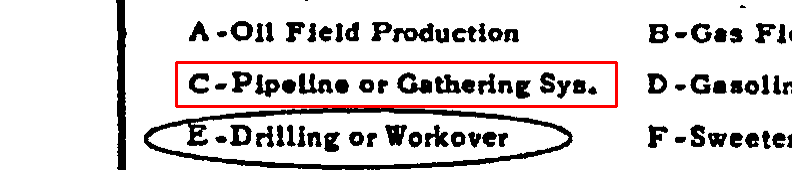
#> input picture research/experiments/EXP-036/sample_images/ambiguous/ambig_01_short_H9-53-2119_2144_p1.png, 792 x 170 px
$ python -i region_and_rotation.py   (imports and definitions only)
#> lines starting #> are read from the running program, lines starting #| are printed output that depends on the picture; after the words box and inside, x2 and y2 are one past the last pixel; in counts of white or black regions, pixels touching at a corner belong together
#> further down, picture is the input picture: shape (170, 792, 3); mean B, G, R 213.6, 213.6, 219.1
"""EXP-042 Phase G: No Text at Gold Region Fix.

Targets NO_TEXT_AT_GOLD_REGION (14,973 fields, realistic gain +0.08 pp).
Implements:
1. Multi-region cross-column spatial clustering (dy <= 0.05, dx <= 0.15).
2. Hough transform rotation detection and correction.
"""

from __future__ import annotations

import re
from typing import Any, Sequence
import cv2
import fitz
import numpy as np


# [82 lines left out: functions normalize_for_match, union_bbox, multi_region_cross_column, not called in this run]


def detect_rotation(page_image: np.ndarray) -> float:
    """Detect rotation angle via Hough transform."""
    if page_image is None or page_image.size == 0:
        return 0.0

    gray = cv2.cvtColor(page_image, cv2.COLOR_BGR2GRAY) if len(page_image.shape) == 3 else page_image
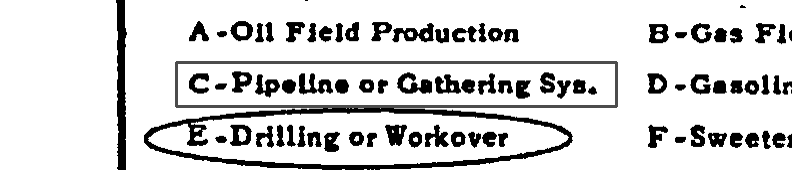
#> gray: shape (170, 792); min 0, max 255, mean 215.2
    edges = cv2.Canny(gray, 50, 150)
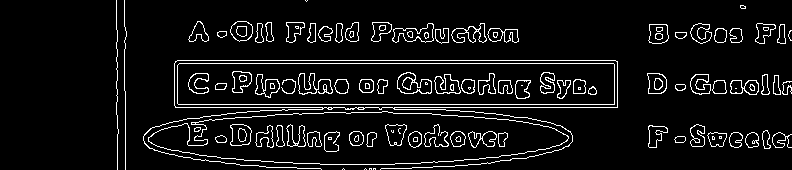
#> edges: shape (170, 792); 7.3% white in thin lines or dots, all inside (x1, y1, x2, y2) = (116, 0, 792, 170)
    lines = cv2.HoughLinesP(edges, 1, np.pi / 180, threshold=100, minLineLength=100, maxLineGap=10)
#> lines = 26 rows, first 6: [174, 104, 617, 104], [174, 63, 617, 63], [177, 60, 615, 60], [175, 107, 617, 107], [404, 93, 515, 93], [360, 80, 584, 80]

    if lines is None:
        return 0.0

    angles = []
    for line in lines:
        x1, y1, x2, y2 = line[0]
        angle = np.degrees(np.arctan2(y2 - y1, x2 - x1))
        if -45 < angle < 45:
            angles.append(angle)
#> this loop made 26 passes
#> (x1, y1, x2, y2, angle) on passes 1 to 12: (174, 104, 617, 104, 0), (174, 63, 617, 63, 0), (177, 60, 615, 60, 0), (175, 107, 617, 107, 0), (404, 93, 515, 93, 0), (360, 80, 584, 80, 0), (401, 92, 528, 92, 0), (234, 79, 346, 79, 0), (390, 145, 504, 145, 0), (373, 28, 499, 28, 0), (347, 83, 461, 85, 1.01), (399, 133, 507, 133, 0)
#> after the loop, angles = 26 values, max 4.76 at index 21, min -3.85 at index 22, mean -0.0267

    if not angles:
        return 0.0

    median = float(np.median(angles))
#> median = 0
    return median if abs(median) >= 1.0 else 0.0

>>> import cv2
>>> picture = cv2.imread('../EXP-036/sample_images/ambiguous/ambig_01_short_H9-53-2119_2144_p1.png')
>>> result = detect_rotation(picture)
#> result = 0

$ run again, on research/experiments/EXP-036/sample_images/ambiguous/ambig_02_medium_becerra-2023_p25.png
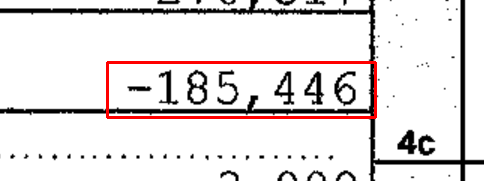
#> input picture research/experiments/EXP-036/sample_images/ambiguous/ambig_02_medium_becerra-2023_p25.png, 484 x 181 px
#> picture is the input picture: shape (181, 484, 3); mean B, G, R 225.1, 225.1, 230.7
#> in detect_rotation, `gray = cv2.cvtColor(page_image, cv2.COLOR_BGR2GRAY) if len(page_image...`:
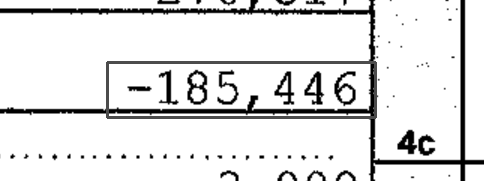
#> gray: shape (181, 484); min 0, max 255, mean 226.7
#> in detect_rotation, `edges = cv2.Canny(gray, 50, 150)`:
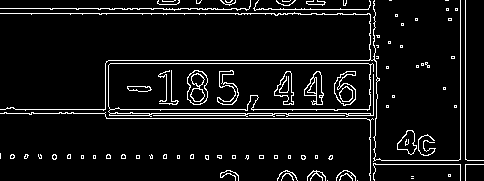
#> edges: shape (181, 484); 6.9% white in thin lines or dots
#> lines = 15 rows, first 6: [0, 13, 324, 13], [0, 113, 376, 113], [0, 109, 376, 109], [105, 63, 376, 63], [108, 60, 375, 60], [105, 115, 376, 115]
#> the loop in detect_rotation, `for line in lines:` made 15 passes
#> (x1, y1, x2, y2, angle) on passes 1 to 8: (0, 13, 324, 13, 0), (0, 113, 376, 113, 0), (0, 109, 376, 109, 0), (105, 63, 376, 63, 0), (108, 60, 375, 60, 0), (105, 115, 376, 115, 0), (106, 118, 376, 118, 0), (0, 8, 283, 8, 0)
#> after the loop in detect_rotation, `for line in lines:`: angles = [0, 0, 0, 0, 0, 0, 0, 0, 0, 0.909, 0, 0]
#> median = 0

$ run again, on research/experiments/EXP-036/sample_images/ambiguous/ambig_03_short_08-15427_H-12_1-21-2003_F-01341_p1.png
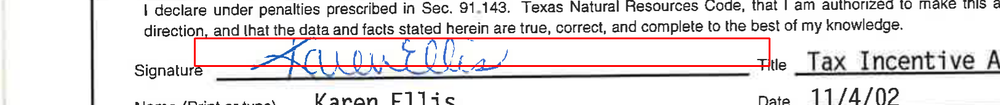
#> input picture research/experiments/EXP-036/sample_images/ambiguous/ambig_03_short_08-15427_H-12_1-21-2003_F-01341_p1.png, 1000 x 105 px, shrunk from 1625 x 171 before the run
#> picture is the input picture: shape (105, 1000, 3); mean B, G, R 225.1, 224.2, 228.9
#> in detect_rotation, `gray = cv2.cvtColor(page_image, cv2.COLOR_BGR2GRAY) if len(page_image...`:
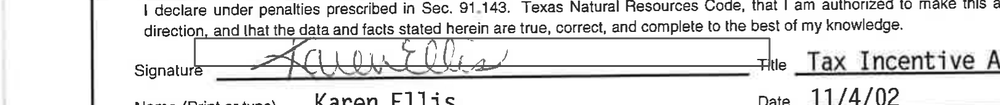
#> gray: shape (105, 1000); min 0, max 255, mean 225.7
#> in detect_rotation, `edges = cv2.Canny(gray, 50, 150)`:
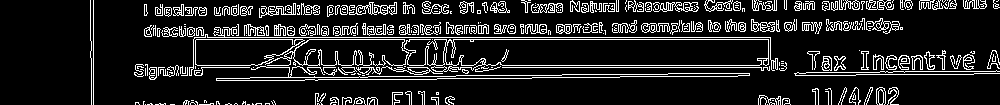
#> edges: shape (105, 1000); 13.4% white in thin lines or dots
#> lines = 54 rows, first 6: [194, 37, 770, 37], [135, 67, 786, 67], [193, 65, 786, 65], [193, 39, 770, 39], [266, 7, 448, 7], [614, 27, 902, 27]
#> the loop in detect_rotation, `for line in lines:` made 54 passes
#> (x1, y1, x2, y2, angle) on passes 1 to 8: (194, 37, 770, 37, 0), (135, 67, 786, 67, 0), (193, 65, 786, 65, 0), (193, 39, 770, 39, 0), (266, 7, 448, 7, 0), (614, 27, 902, 27, 0), (144, 29, 902, 29, 0), (399, 28, 902, 28, 0)
#> after the loop in detect_rotation, `for line in lines:`: angles = 53 values, max 0.73 at index 45, min -1.01 at index 46, mean -0.158
#> median = 0

$ run again, on research/experiments/EXP-036/sample_images/ambiguous/ambig_04_short_08-37943_H-12_09-25-2014_F-01249_p1.png
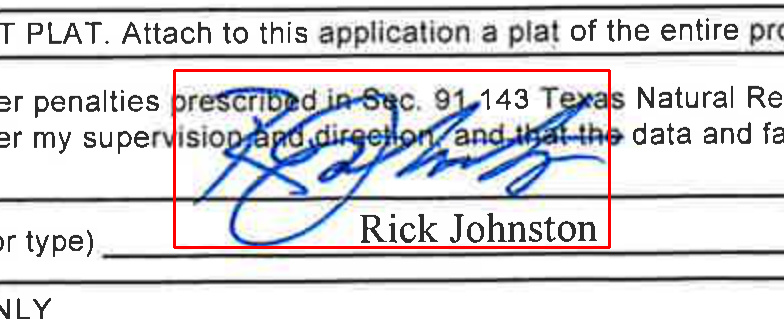
#> input picture research/experiments/EXP-036/sample_images/ambiguous/ambig_04_short_08-37943_H-12_09-25-2014_F-01249_p1.png, 784 x 319 px
#> picture is the input picture: shape (319, 784, 3); mean B, G, R 216.6, 213.3, 214.5
#> in detect_rotation, `gray = cv2.cvtColor(page_image, cv2.COLOR_BGR2GRAY) if len(page_image...`:
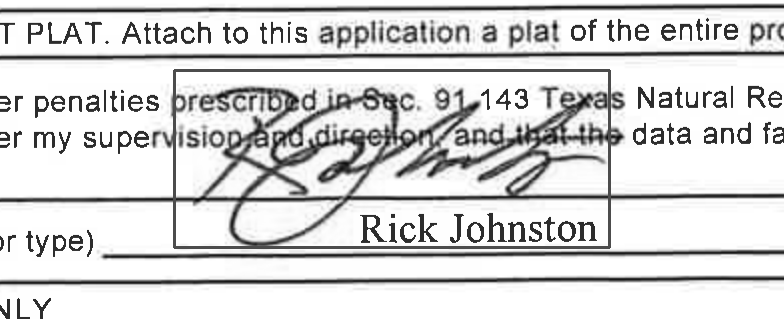
#> gray: shape (319, 784); min 6, max 255, mean 214
#> in detect_rotation, `edges = cv2.Canny(gray, 50, 150)`:
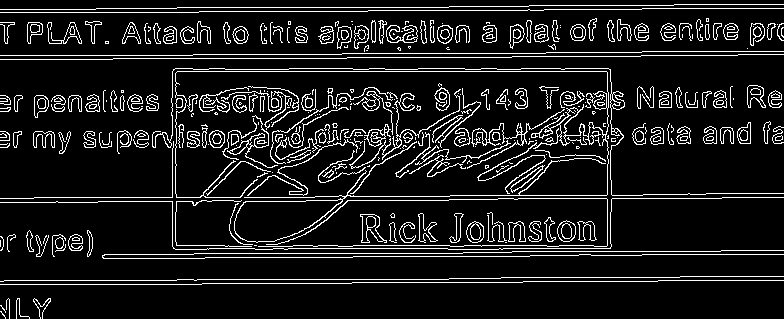
#> edges: shape (319, 784); 10.5% white in thin lines or dots
#> lines = 80 rows, first 6: [172, 71, 610, 71], [34, 197, 314, 197], [273, 248, 447, 248], [658, 280, 783, 280], [83, 143, 440, 143], [177, 7, 448, 7]
#> the loop in detect_rotation, `for line in lines:` made 80 passes
#> (x1, y1, x2, y2, angle) on passes 1 to 8: (172, 71, 610, 71, 0), (34, 197, 314, 197, 0), (273, 248, 447, 248, 0), (658, 280, 783, 280, 0), (83, 143, 440, 143, 0), (177, 7, 448, 7, 0), (0, 55, 192, 55, 0), (177, 279, 448, 279, 0)
#> after the loop in detect_rotation, `for line in lines:`: angles = 79 values, max 2.83 at index 72, min -3.79 at index 76, mean -0.106
#> median = 0
